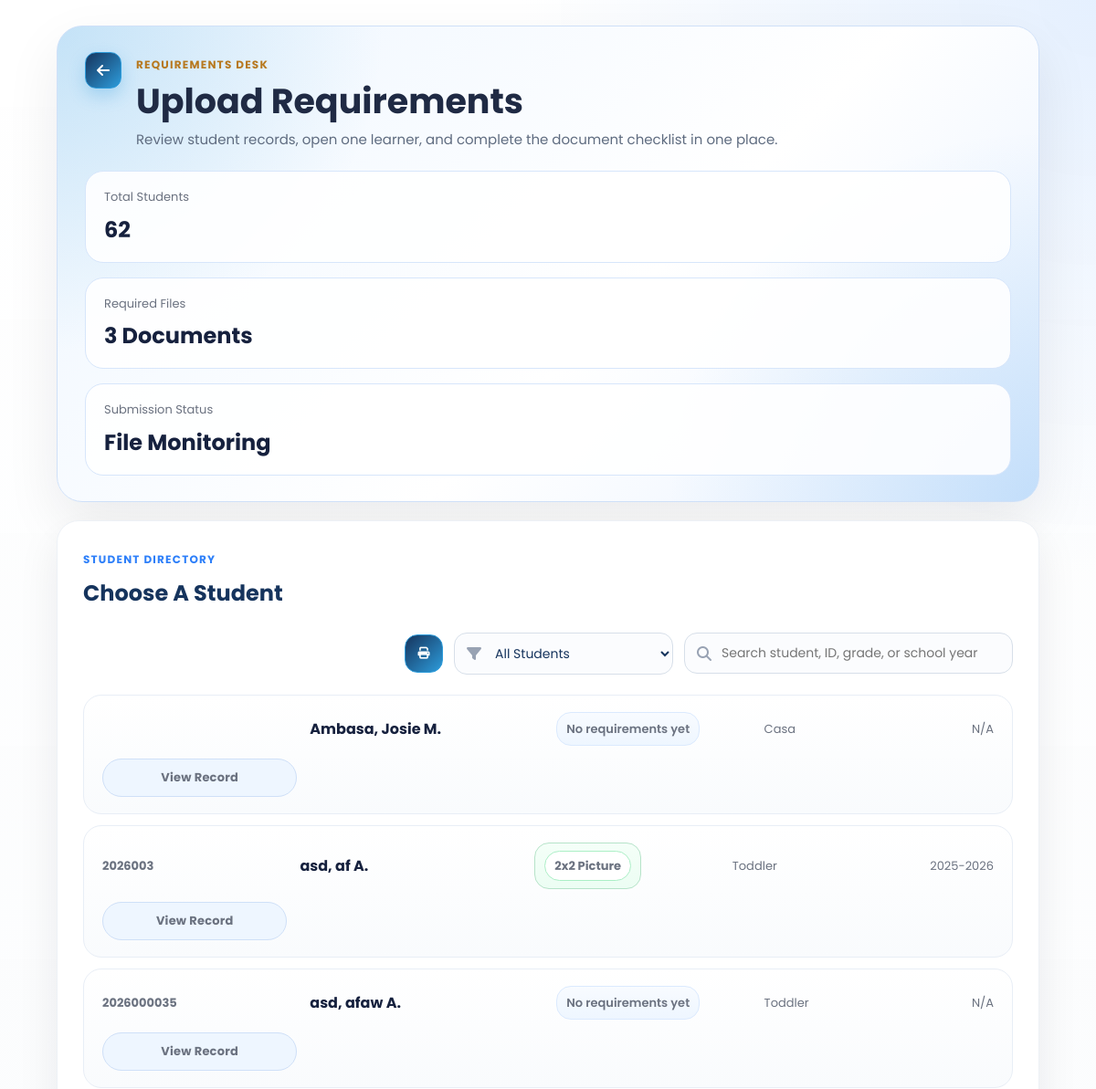
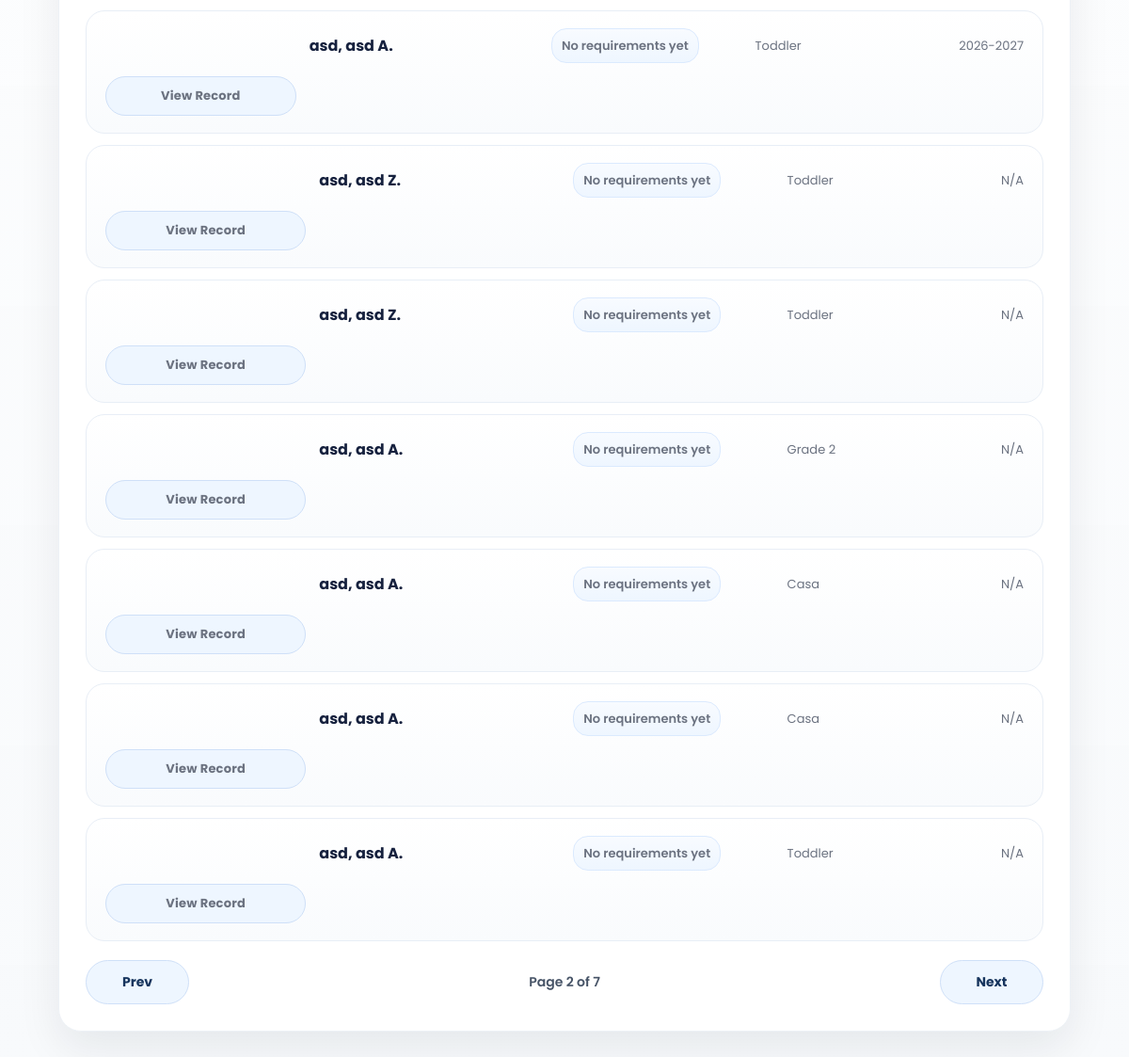
/SmartEnroll/requirements_upload.php?requirement_filter=all&page=2 (signed in), run on the app's committed database (2 pictures, top to bottom).
### tables this page shows
CREATE TABLE `enrollments` (
  `id` int(11) NOT NULL,
  `grade_level` varchar(50) DEFAULT NULL,
  `student_id` varchar(20) DEFAULT NULL,
  `school_year` varchar(20) DEFAULT NULL,
  `student_status` varchar(50) DEFAULT NULL,
  `completion_date` date DEFAULT NULL,
  `learner_lname` varchar(100) DEFAULT NULL,
  `learner_fname` varchar(100) DEFAULT NULL,
  `learner_mname` varchar(100) DEFAULT NULL,
  `learner_ext` varchar(20) DEFAULT NULL,
  `nickname` varchar(100) DEFAULT NULL,
  `sex` varchar(20) DEFAULT NULL,
  `dob` varchar(20) DEFAULT NULL,
  `age` int(11) DEFAULT NULL,
  `mother_tongue` varchar(100) DEFAULT NULL,
  `religion` varchar(100) DEFAULT NULL,
  `email` varchar(150) DEFAULT NULL,
  `province` varchar(100) DEFAULT NULL,
  `municipality` varchar(100) DEFAULT NULL,
  `barangay` varchar(100) DEFAULT NULL,
  `street` varchar(150) DEFAULT NULL,
  `father_lname` varchar(100) DEFAULT NULL,
  `father_fname` varchar(100) DEFAULT NULL,
  `father_mname` varchar(100) DEFAULT NULL,
  `father_occ` varchar(100) DEFAULT NULL,
  `father_contact` varchar(50) DEFAULT NULL,
  `mother_lname` varchar(100) DEFAULT NULL,
  `mother_fname` varchar(100) DEFAULT NULL,
  `mother_mname` varchar(100) DEFAULT NULL,
  `mother_occ` varchar(100) DEFAULT NULL,
  `mother_contact` varchar(50) DEFAULT NULL,
  `mother_maiden` varchar(100) DEFAULT NULL,
  `guardian_type` varchar(50) DEFAULT NULL,
  `guardian_lname` varchar(100) DEFAULT NULL,
  `guardian_fname` varchar(100) DEFAULT NULL,
  `guardian_mname` varchar(100) DEFAULT NULL,
  `guardian_occ` varchar(100) DEFAULT NULL,
  `guardian_contact` varchar(50) DEFAULT NULL,
  `emergency1_name` varchar(150) DEFAULT NULL,
  `emergency1_relationship` varchar(100) DEFAULT NULL,
  `emergency1_contact` varchar(50) DEFAULT NULL,
  `emergency2_name` varchar(150) DEFAULT NULL,
  `emergency2_relationship` varchar(100) DEFAULT NULL,
  `emergency2_contact` varchar(50) DEFAULT NULL,
  `emergency3_name` varchar(150) DEFAULT NULL,
  `emergency3_relationship` varchar(100) DEFAULT NULL,
  `emergency3_contact` varchar(50) DEFAULT NULL,
  `special_needs` text DEFAULT NULL,
  `medication` varchar(10) DEFAULT NULL,
  `medication_details` text DEFAULT NULL,
  `created_at` timestamp NOT NULL DEFAULT current_timestamp()
);

### SmartEnroll/requirements_upload.php (the view, shortened to what this page needs)
<?php
$students = [];
$error = '';
$search = trim((string)($_GET['q'] ?? ''));
$requirementFilter = trim((string)($_GET['requirement_filter'] ?? 'all'));
$isPrintMode = (string)($_GET['print'] ?? '') === '1';
$page = max(1, (int)($_GET['page'] ?? 1));
$perPage = 10;
$totalStudents = 0;
$filteredStudents = 0;
$totalPages = 1;
$requirementLabels = [
    'picture_2x2' => '2x2 Picture',
    'birth_certificate' => 'Birth Certificate',
    'medical_certificate' => 'Medical Certificate',
];
$requirementFilterOptions = [
    'all' => 'All Students',
    'picture_2x2' => '2x2 Picture',
    'birth_certificate' => 'Birth Certificate',
    'medical_certificate' => 'Medical Certificate',
    'complete' => 'All Requirements',
    'none' => 'No Requirements Yet',
];
function format_name(array $row): string
{
    $m = trim((string)($row['learner_mname'] ?? ''));
    $mi = $m !== '' ? strtoupper(mb_substr($m, 0, 1)) . '.' : '';
    $full = trim(
        ($row['learner_lname'] ?? '') . ', ' .
        ($row['learner_fname'] ?? '') . ' ' . $mi
    );
    return trim(preg_replace('/\s+/', ' ', $full), ' ,');
}
function uploaded_requirement_labels(array $row, array $requirementLabels): array
{
    $keysRaw = trim((string)($row['uploaded_requirement_keys'] ?? ''));
    if ($keysRaw === '') {
        return [];
    }
    $labels = [];
    foreach (explode(',', $keysRaw) as $key) {
        $key = trim($key);
        if ($key !== '' && isset($requirementLabels[$key])) {
            $labels[] = $requirementLabels[$key];
        }
    }
    return $labels;
}
function requirements_aggregate_sql(): string
{
    return "LEFT JOIN (
            SELECT
                enrollment_id,
                GROUP_CONCAT(requirement_key ORDER BY requirement_key SEPARATOR ',') AS uploaded_requirement_keys,
                MAX(CASE WHEN requirement_key = 'picture_2x2' THEN 1 ELSE 0 END) AS has_picture_2x2,
                MAX(CASE WHEN requirement_key = 'birth_certificate' THEN 1 ELSE 0 END) AS has_birth_certificate,
                MAX(CASE WHEN requirement_key = 'medical_certificate' THEN 1 ELSE 0 END) AS has_medical_certificate,
                COUNT(DISTINCT requirement_key) AS requirement_count
            FROM student_requirements
            GROUP BY enrollment_id
        ) requirement_summary ON requirement_summary.enrollment_id = enrollments.id";
}
try {
    $conn = new mysqli('127.0.0.1', 'root', '', 'smartenroll');
    $conn->set_charset('utf8mb4');
    $whereClauses = [];
    $queryTypes = '';
    $queryValues = [];
    $whereSql = $whereClauses !== [] ? 'WHERE ' . implode(' AND ', $whereClauses) : '';
    $aggregateJoinSql = requirements_aggregate_sql();
    $totalCountResult = $conn->query("SELECT COUNT(*) AS total FROM enrollments");
    $totalStudents = (int)(($totalCountResult->fetch_assoc()['total'] ?? 0));
    $countStmt = $conn->prepare(
        "SELECT COUNT(*) AS total
         FROM enrollments
         $aggregateJoinSql
         $whereSql"
    );
    $countStmt->execute();
    $filteredStudents = (int)(($countStmt->get_result()->fetch_assoc()['total'] ?? 0));
    $totalPages = max(1, (int)ceil($filteredStudents / $perPage));
    $offset = ($page - 1) * $perPage;
    $studentSql = "SELECT
            enrollments.id,
            enrollments.student_id,
            enrollments.learner_lname,
            enrollments.learner_fname,
            enrollments.learner_mname,
            enrollments.grade_level,
            enrollments.school_year,
            requirement_summary.uploaded_requirement_keys
         FROM enrollments
         $aggregateJoinSql
         $whereSql
         ORDER BY enrollments.learner_lname ASC, enrollments.learner_fname ASC, enrollments.id DESC";
    $studentTypes = $queryTypes;
    $studentValues = $queryValues;
    $studentSql .= " LIMIT ? OFFSET ?";
    $studentTypes .= 'ii';
    $studentValues[] = $perPage;
    $studentValues[] = $offset;
    $studentStmt = $conn->prepare($studentSql);
    if ($studentValues) {
        $studentStmt->bind_param($studentTypes, ...$studentValues);
    }
    $studentStmt->execute();
    $result = $studentStmt->get_result();
    while ($row = $result->fetch_assoc()) {
        $students[] = $row;
    }
} catch (Throwable $e) {
    $error = $e->getMessage();
}
?>
<!DOCTYPE html>
<html lang="en">
<head>
    <link rel="stylesheet" href="css/style.css">
    <link rel="stylesheet" href="css/requirements_upload.css">
    <link rel="stylesheet" href="https://cdnjs.cloudflare.com/ajax/libs/font-awesome/6.5.0/css/all.min.css">
</head>
<body class="dashboard-page dashboard-white-page">
<main class="dashboard-main requirements-main">
    <section class="requirements-hero">
        <div class="requirements-hero-top">
            <a href="dashboard.php" class="dashboard-link back-left"><i class="fa-solid fa-arrow-left"></i></a>
            <div class="requirements-hero-copy">
                <span class="eyebrow eyebrow-gold">Requirements Desk</span>
                <h1>Upload Requirements</h1>
                <p>Review student records, open one learner, and complete the document checklist in one place.</p>
            </div>
        </div>
        <div class="requirements-hero-stats">
            <div class="hero-stat">
                <span>Total Students</span>
                <strong><?php echo $totalStudents; ?></strong>
            </div>
            <div class="hero-stat">
                <span>Required Files</span>
                <strong>3 Documents</strong>
            </div>
            <div class="hero-stat">
                <span>Submission Status</span>
                <strong>File Monitoring</strong>
            </div>
        </div>
    </section>
    <section class="requirements-directory">
        <div class="requirements-directory-head">
            <div>
                <span class="eyebrow eyebrow-blue">Student Directory</span>
                <h2><?php echo $isPrintMode ? 'Printable Requirements List' : 'Choose A Student'; ?></h2>
            </div>
            <?php if (!$isPrintMode): ?>
                <div class="requirements-controls">
                    <form method="get" action="requirements_upload.php" class="requirements-filters-form">
                        <a
                            id="requirementsPrintBtn"
                            href="requirements_upload.php?<?php echo htmlspecialchars(http_build_query(array_filter([
                                'q' => $search,
                                'requirement_filter' => $requirementFilter,
                                'page' => $page,
                                'print' => '1',
                            ], static fn($value) => $value !== '' && $value !== null))); ?>"
                            class="requirements-toolbar-btn requirements-toolbar-btn-icon requirements-toolbar-btn-print"
                            aria-label="Print List"
                            title="Print List"
                        >
                            <i class="fa-solid fa-print"></i>
                        </a>
                        <div class="requirements-filter-wrap">
                            <select name="requirement_filter" id="requirementsFilter" class="requirements-filter-select" onchange="this.form.submit()">
                                <?php foreach ($requirementFilterOptions as $filterKey => $filterLabel): ?>
                                    <option value="<?php echo htmlspecialchars($filterKey); ?>" <?php echo $requirementFilter === $filterKey ? 'selected' : ''; ?>>
                                        <?php echo htmlspecialchars($filterLabel); ?>
                                    </option>
                                <?php endforeach; ?>
                            </select>
                        </div>
                        <div class="requirements-search">
                            <i class="fa-solid fa-magnifying-glass"></i>
                            <input id="requirementsSearch" name="q" type="text" value="<?php echo htmlspecialchars($search); ?>" placeholder="Search student, ID, grade, or school year">
                        </div>
                    </form>
                </div>
            <?php endif; ?>
        </div>
        <?php if (!$error && empty($students)): ?>
            <div class="requirements-empty">No students found.</div>
        <?php else: ?>
            <div class="requirements-directory-table" id="requirementsStudentList">
                <?php foreach ($students as $student): ?>
                    <?php $fullName = format_name($student) ?: 'N/A'; ?>
                    <?php $uploadedRequirementLabels = uploaded_requirement_labels($student, $requirementLabels); ?>
                    <a
                        class="requirements-student-row"
                        href="requirements_upload_details.php?student_id=<?php echo urlencode((string)$student['student_id']); ?>"
                    >
                        <span class="student-row-id"><?php echo htmlspecialchars((string)($student['student_id'] ?? '')); ?></span>
                        <strong class="student-row-name"><?php echo htmlspecialchars($fullName); ?></strong>
                        <span class="student-row-requirement-status <?php echo $uploadedRequirementLabels !== [] ? 'has-items' : 'is-empty'; ?>">
                            <?php if ($uploadedRequirementLabels !== []): ?>
                                <span class="student-row-requirement-tags">
                                    <?php foreach ($uploadedRequirementLabels as $label): ?>
                                        <span class="student-row-requirement-tag"><?php echo htmlspecialchars($label); ?></span>
                                    <?php endforeach; ?>
                                </span>
                            <?php else: ?>
                                <span class="student-row-requirement-empty">No requirements yet</span>
                            <?php endif; ?>
                        </span>
                        <span class="student-row-grade"><?php echo htmlspecialchars((string)($student['grade_level'] ?? 'N/A')); ?></span>
                        <span class="student-row-year"><?php echo htmlspecialchars((string)($student['school_year'] ?? 'N/A')); ?></span>
                        <span class="requirements-open-btn">View Record</span>
                    </a>
                <?php endforeach; ?>
            </div>
            <?php if (!$error && $filteredStudents > 0 && !$isPrintMode): ?>
                <div class="requirements-pagination">
                    <?php
                    $prevPage = max(1, $page - 1);
                    $nextPage = min($totalPages, $page + 1);
                    $prevQuery = http_build_query(array_filter(['q' => $search, 'requirement_filter' => $requirementFilter, 'page' => $prevPage], static fn($value) => $value !== '' && $value !== null));
                    $nextQuery = http_build_query(array_filter(['q' => $search, 'requirement_filter' => $requirementFilter, 'page' => $nextPage], static fn($value) => $value !== '' && $value !== null));
                    ?>
                    <a class="requirements-page-btn <?php echo $page <= 1 ? 'disabled' : ''; ?>" href="<?php echo $page <= 1 ? '#' : 'requirements_upload.php?' . $prevQuery; ?>">Prev</a>
                    <span class="requirements-page-status">Page <?php echo $page; ?> of <?php echo $totalPages; ?></span>
                    <a class="requirements-page-btn <?php echo $page >= $totalPages ? 'disabled' : ''; ?>" href="<?php echo $page >= $totalPages ? '#' : 'requirements_upload.php?' . $nextQuery; ?>">Next</a>
                </div>
            <?php endif; ?>
        <?php endif; ?>
    </section>
</main>
</body>
</html>

### SmartEnroll/css/style.css (style rules this page uses)
* { margin: 0; padding: 0; box-sizing: border-box; font-family: 'Poppins', sans-serif; }
:root { --logo-blue: #19325a; --logo-blue-light: #1e88e5; --logo-yellow: #fdd835; --logo-yellow-soft: #ffe970; --logo-green: #43a047; }
body, html { height: 100%; color: #fff; }
html { scroll-behavior: smooth; }
body { background: #0f172a; }
.eyebrow { text-transform: uppercase; letter-spacing: 1.4px; font-size: 12px; color: #6b7280; margin-bottom: 8px; font-weight: 600; }
.dashboard-page { background: linear-gradient(135deg, rgba(12, 25, 47, 0.72), rgba(25, 50, 90, 0.48)), #f5f6f8; color: #1b1f2a; position: relative; min-height: 100vh; overflow-x: hidden; }
.dashboard-page::before { content: ""; position: fixed; inset: 0; background: linear-gradient(135deg, rgba(12, 25, 47, 0.5), rgba(25, 50, 90, 0.18)), url('../assets/img1.jpg') center center / cover no-repeat; filter: blur(5px) saturate(1.05); transform: scale(1.05); z-index: 0; }
.dashboard-page::after { content: ""; position: fixed; inset: 0; background: radial-gradient(circle at top right, rgba(253, 216, 53, 0.22), transparent 28%), linear-gradient(180deg, rgba(255, 255, 255, 0.08), rgba(255, 255, 255, 0.16)); z-index: 0; pointer-events: none; }
.dashboard-page.dashboard-white-page { background: #f8fafc; }
.dashboard-page.dashboard-white-page::before { display: none; }
.dashboard-page.dashboard-white-page::after { background: radial-gradient(circle at top right, rgba(219, 234, 254, 0.72), transparent 24%), linear-gradient(180deg, rgba(255, 255, 255, 0.96), rgba(248, 250, 252, 1)); }
.dashboard-main { width: min(1920px, calc(100vw - 96px)); max-width: 1920px; margin: 0 auto; padding: 42px 24px 56px; position: relative; z-index: 1; }
.dashboard-link { text-decoration: none; color: var(--logo-blue); font-weight: 700; background: rgba(253, 216, 53, 0.95); padding: 12px 18px; border-radius: 999px; box-shadow: 0 10px 24px rgba(253, 216, 53, 0.26); transition: transform 0.2s ease, box-shadow 0.2s ease, background 0.2s ease; }

### data on the page
enrollments: fullName "Ambasa, Josie M.", shows "No requirements yet", grade_level "Casa", school_year "N/A"
enrollments: student "2026003", fullName "asd, af A.", label "2x2 Picture", grade_level "Toddler", school_year "2025-2026"
enrollments: student "2026000035", fullName "asd, afaw A.", shows "No requirements yet", grade_level "Toddler", school_year "N/A"
enrollments: fullName "asd, asd A.", shows "No requirements yet", grade_level "Toddler", school_year "2026-2027"
enrollments: fullName "asd, asd Z.", shows "No requirements yet", grade_level "Toddler", school_year "N/A"
enrollments: fullName "asd, asd Z.", shows "No requirements yet", grade_level "Toddler", school_year "N/A"
enrollments: fullName "asd, asd A.", shows "No requirements yet", grade_level "Grade 2", school_year "N/A"
enrollments: fullName "asd, asd A.", shows "No requirements yet", grade_level "Casa", school_year "N/A"
enrollments: fullName "asd, asd A.", shows "No requirements yet", grade_level "Casa", school_year "N/A"
enrollments: fullName "asd, asd A.", shows "No requirements yet", grade_level "Toddler", school_year "N/A"

### other printed values
$totalStudents "62"
$page "2"
$totalPages "7"
form field requirement_filter "All Students"
